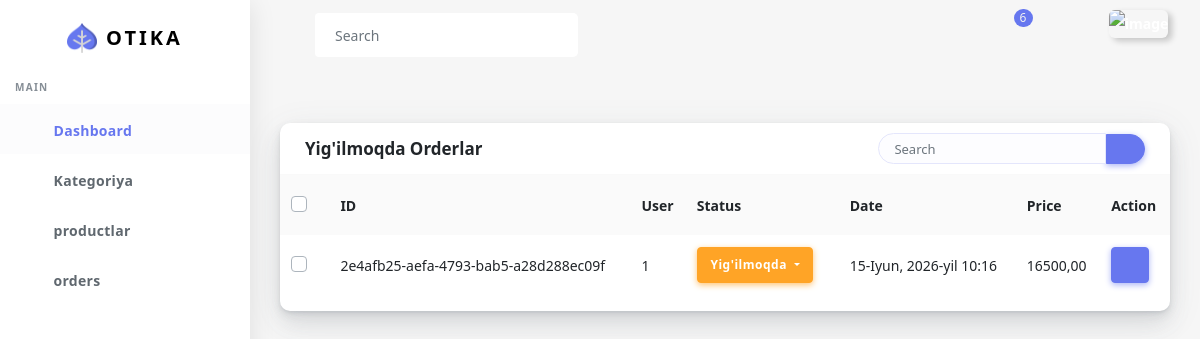
/dashboard/yigilmoqda-orders/, run on an earlier commit of the app's database.
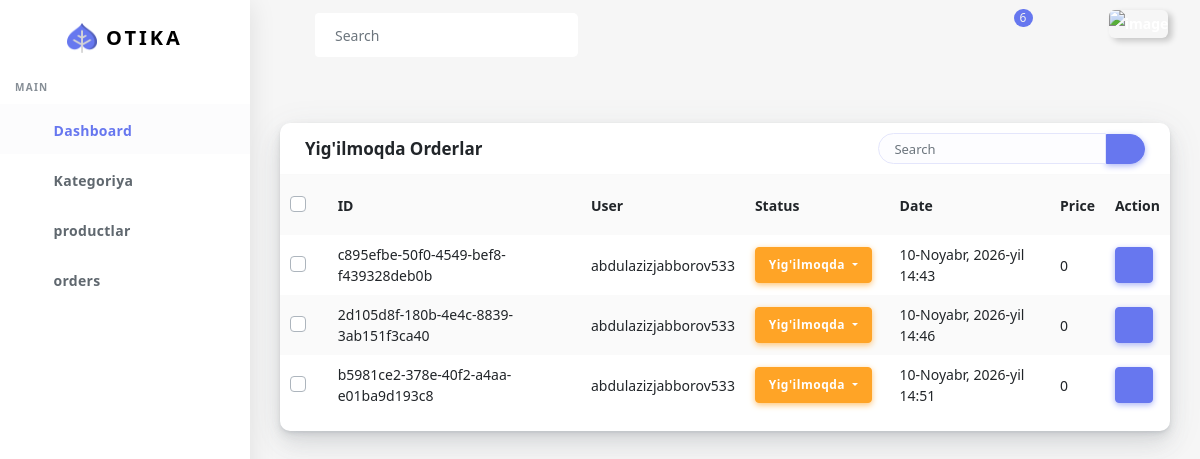
And on a later commit of the database.
### main/models.py (models this page shows, shortened)
class Code(models.Model):
    code = models.CharField(max_length=150, unique=True, default=uuid4, blank=True, null=True)
    class Meta:
        abstract = True

class Cart(Code):
    user = models.ForeignKey(User, on_delete=models.CASCADE)
    status = models.IntegerField(choices=CART_STATUS, default=1)
    date = models.DateTimeField(auto_now_add=True)
    delivery_date = models.DateTimeField(null=True, blank=True)
    @property
    def cart_total_price(self):
        n = 0
        for i in CartProduct.objects.filter(cart=self):
            n += i.total_price
        return n

class User(AbstractUser):
    phone = models.CharField(max_length=150, null= True, blank=True)
    address = models.TextField(null=True, blank=True)
    photo = models.ImageField(upload_to='users', null=True, blank=True)
    class Meta(AbstractUser.Meta):
        swappable = "AUTH_USER_MODEL"

class CartProduct(Code):
    product = models.ForeignKey(Product, on_delete=models.SET_NULL, null=True, blank=True)
    cart = models.ForeignKey(Cart, on_delete=models.CASCADE)
    count = models.IntegerField()
    product_name = models.CharField(max_length=255, blank=True)
    product_image = models.CharField(max_length=500, blank=True)
    price = models.DecimalField(max_digits=10, decimal_places=2, null=True, blank=True)
    discount = models.DecimalField(max_digits=10, decimal_places=2, null=True, blank=True)
    @property
    def total_price(self):
        if self.product:
            if self.product.status and self.product.discount_price:
                return self.product.discount_price * self.count
            return self.product.price * self.count
        return (self.price or 0) * self.count

class Product(Code):
    category = models.ForeignKey(Category, on_delete=models.CASCADE, null=True, blank=True)
    image = models.ImageField(upload_to='products')
    name = models.CharField(max_length=150)
    description = models.TextField(blank=True,null=True)
    price = models.DecimalField(max_digits=10, decimal_places=2)
    discount_price = models.DecimalField(max_digits=10, decimal_places=2, null=True, blank=True)
    status = models.BooleanField(default=False)
    created_at = models.DateTimeField(auto_now_add=True)
    updated_at = models.DateTimeField(auto_now=True)
    count = models.IntegerField(default=0)

### dashboard/views.py (the view)
# urls.py: path('yigilmoqda-orders/', views.yigilmoqda_orders, name='d_yigilmoqda_orders'),
def yigilmoqda_orders(request):
    orders = models.Cart.objects.filter(status=2)
    return render(request, 'dashboard/yigilmoqda_orders.html', {'orders': orders})

### templates/dashboard/yigilmoqda_orders.html (shortened to what the changed rows need)
{% extends 'dashboard/base.html' %}
{% block content %}
<div class="main-content" style="min-height: 740px;">
        <section class="section">
          <div class="section-body">
            <div class="row">
              <div class="col-12">
                <div class="card">
                  <div class="card-body p-0">
                    <div class="table-responsive">
                      <table class="table table-striped">
                        <tbody><tr>
                          <th class="text-center">
                            <div class="custom-checkbox custom-checkbox-table custom-control">
                              <label for="checkbox-all" class="custom-control-label">&nbsp;</label>
                            </div>
                          </th>
                          <th>ID</th>
                          <th>User</th>
                          <th>Status</th>
                          <th>Date</th>
                          <th>Price</th>
                          <th>Action</th>
                        </tr>
                        {% for category in orders %}
                        <tr>
                          <td class="p-0 text-center">
                            <div class="custom-checkbox custom-control">
                              <label for="checkbox-1" class="custom-control-label">&nbsp;</label>
                            </div>
                          </td>
                          <td>{{category.code}}</td>
                          <td>{{category.user}}</td>
                          <td>                                              <div class="dropdown d-inline mr-2">
                {% if category.status == 1 %}
                      <button class="btn btn-primary dropdown-toggle" type="button" id="dropdownMenuButton"
                        data-toggle="dropdown" aria-haspopup="true" aria-expanded="false">
                        No faol </button>
                {% elif category.status == 2 %}
                  <button class="btn btn-warning dropdown-toggle" type="button" id="dropdownMenuButton"
                        data-toggle="dropdown" aria-haspopup="true" aria-expanded="false">
                        Yig'ilmoqda </button>
                 {% elif category.status == 3 %}
                     <button class="btn btn-info dropdown-toggle" type="button" id="dropdownMenuButton"
                        data-toggle="dropdown" aria-haspopup="true" aria-expanded="false">
                        Yo'lda</button>
                 {% elif category.status == 4 %}
                     <button class="btn btn-success dropdown-toggle" type="button" id="dropdownMenuButton"
                        data-toggle="dropdown" aria-haspopup="true" aria-expanded="false">
                        Yetkazilgan</button>
                 {% elif category.status == 5 %}
                     <button class="btn btn-danger dropdown-toggle" type="button" id="dropdownMenuButton"
                        data-toggle="dropdown" aria-haspopup="true" aria-expanded="false">
                        Bekor qilingan</button>
                 {% endif %}
                    </div>
</td>
                          <td>{{category.date}}</td>
                          <td>{{category.cart_total_price}}</td>
                          <td>
                            <a href="{% url 'd_edit_category' category.id %}" class="btn btn-primary"> <i class="far fa-edit"></i></a>
                          </td>
                        </tr>
                        {% empty %}
                        <tr>
                          <td colspan="7" class="text-center">Yig'ilmoqda orderlar yo'q</td>
                        </tr>
                        {% endfor %}
                      </tbody></table>
                    </div>
                  </div>
                </div>
              </div>
            </div>
          </div>
        </section>
      </div>
{% endblock %}

What changed in the data, as far as the page shows it:
removed Cart: code "2e4afb25-aefa-4793-bab5-a28d288ec09f", user "1", status "Yig'ilmoqda", date "15-Iyun, 2026-yil 10:16", cart_total_price "16500,00"
added Cart: code "c895efbe-50f0-4549-bef8-f439328deb0b", user "abdulazizjabborov533", status "Yig'ilmoqda", date "10-Noyabr, 2026-yil 14:43", cart_total_price "0"
added Cart: code "2d105d8f-180b-4e4c-8839-3ab151f3ca40", user "abdulazizjabborov533", status "Yig'ilmoqda", date "10-Noyabr, 2026-yil 14:46", cart_total_price "0"
added Cart: code "b5981ce2-378e-40f2-a4aa-e01ba9d193c8", user "abdulazizjabborov533", status "Yig'ilmoqda", date "10-Noyabr, 2026-yil 14:51", cart_total_price "0"
